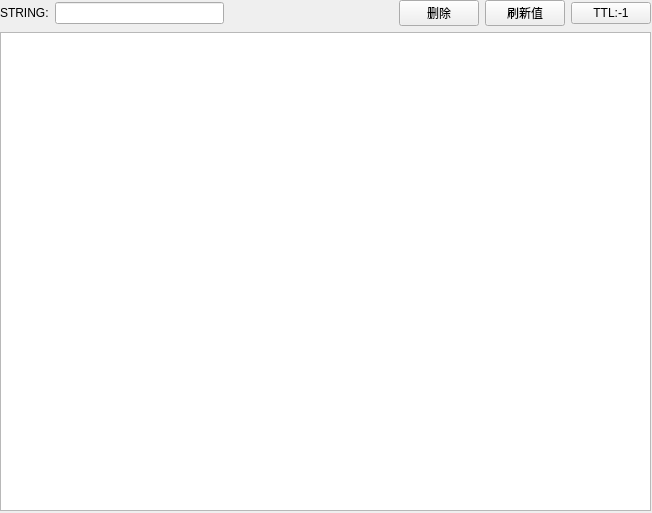
<?xml version="1.0" encoding="UTF-8"?>
<ui version="4.0">
 <class>StringKey</class>
 <widget class="QWidget" name="StringKey">
  <property name="geometry">
   <rect>
    <x>0</x>
    <y>0</y>
    <width>652</width>
    <height>513</height>
   </rect>
  </property>
  <property name="windowTitle">
   <string>Form</string>
  </property>
  <widget class="QWidget" name="verticalLayoutWidget">
   <property name="geometry">
    <rect>
     <x>0</x>
     <y>0</y>
     <width>651</width>
     <height>511</height>
    </rect>
   </property>
   <layout class="QVBoxLayout" name="verticalLayout">
    <item>
     <layout class="QHBoxLayout" name="horizontalLayout">
      <item>
       <widget class="QLabel" name="label">
        <property name="text">
         <string>STRING:</string>
        </property>
       </widget>
      </item>
      <item>
       <widget class="QLineEdit" name="lineEdit"/>
      </item>
      <item>
       <spacer name="horizontalSpacer">
        <property name="orientation">
         <enum>Qt::Horizontal</enum>
        </property>
        <property name="sizeHint" stdset="0">
         <size>
          <width>40</width>
          <height>20</height>
         </size>
        </property>
       </spacer>
      </item>
      <item>
       <widget class="QPushButton" name="pushButton_4">
        <property name="text">
         <string>删除</string>
        </property>
       </widget>
      </item>
      <item>
       <widget class="QPushButton" name="pushButton_5">
        <property name="text">
         <string>刷新值</string>
        </property>
       </widget>
      </item>
      <item>
       <widget class="QPushButton" name="pushButton_3">
        <property name="text">
         <string>TTL:-1</string>
        </property>
       </widget>
      </item>
     </layout>
    </item>
    <item>
     <widget class="QPlainTextEdit" name="plainTextEdit"/>
    </item>
   </layout>
  </widget>
 </widget>
 <resources/>
 <connections/>
</ui>
